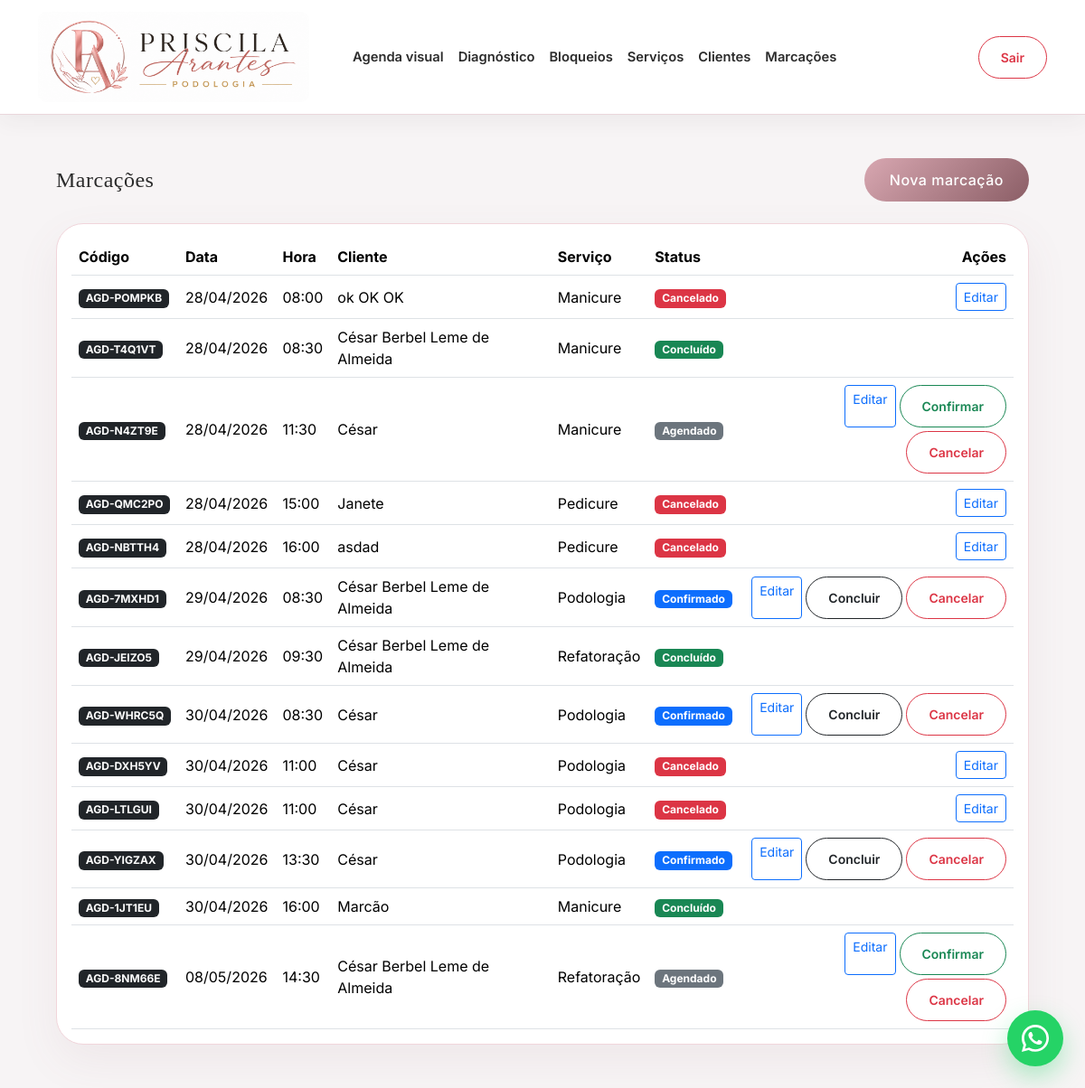
Before: /marcacoes/ (signed in) with the older database file.
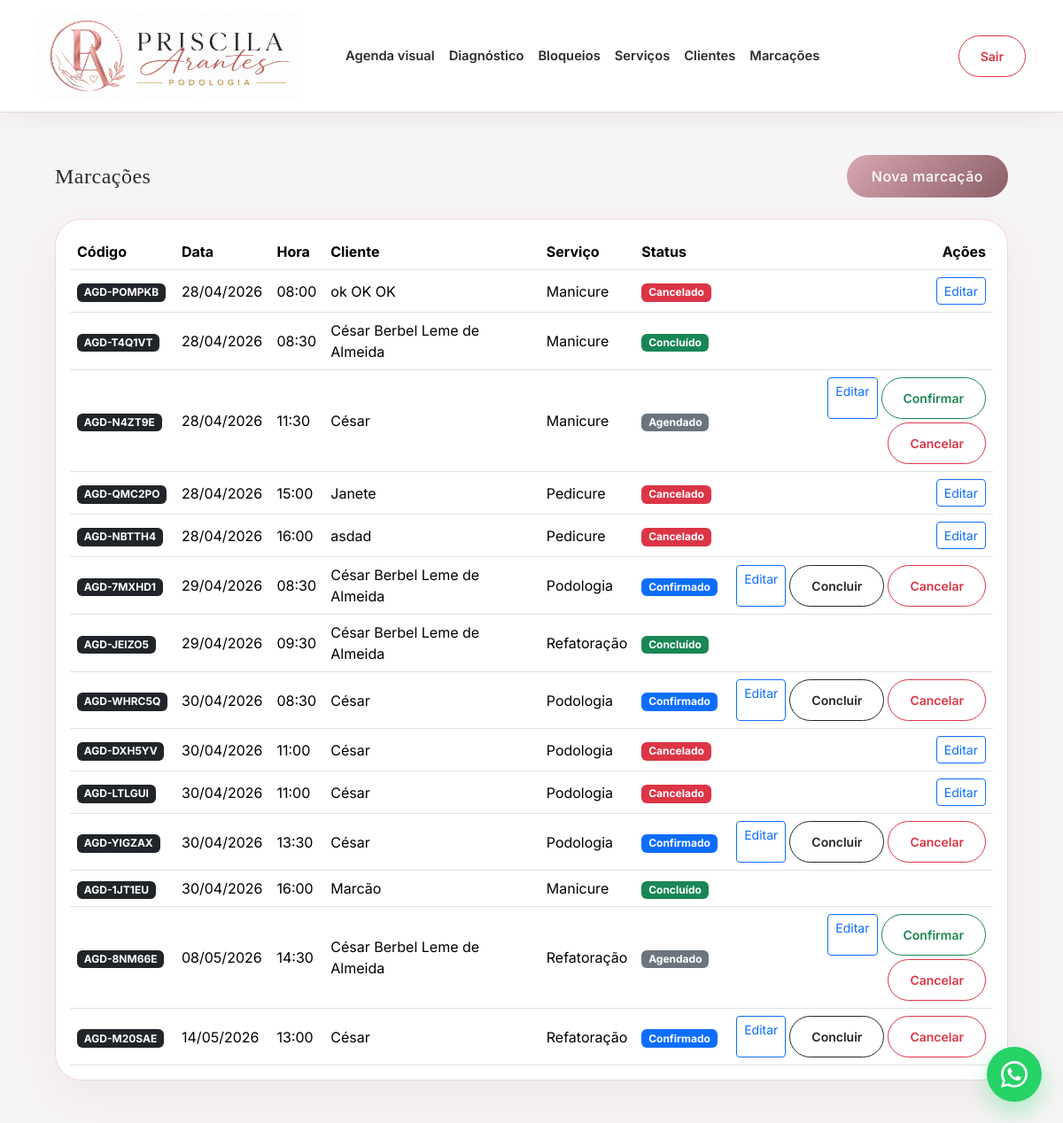
After: the same page with the newer database file.
### appointments/models.py (models this page shows, shortened)
class Appointment(models.Model):
    STATUS_SCHEDULED = "scheduled"
    STATUS_CONFIRMED = "confirmed"
    STATUS_CANCELLED = "cancelled"
    STATUS_COMPLETED = "completed"
    STATUS_CHOICES = [
        (STATUS_SCHEDULED, "Agendado"),
        (STATUS_CONFIRMED, "Confirmado"),
        (STATUS_CANCELLED, "Cancelado"),
        (STATUS_COMPLETED, "Concluído"),
    ]
    reference_code = models.CharField(
        max_length=20,
        unique=True,
        blank=True,
        editable=False,
    )
    customer = models.ForeignKey(
        Customer,
        on_delete=models.PROTECT,
        related_name="appointments",
    )
    service = models.ForeignKey(
        Service,
        on_delete=models.PROTECT,
        related_name="appointments",
    )
    created_by = models.ForeignKey(
        settings.AUTH_USER_MODEL,
        on_delete=models.PROTECT,
        related_name="created_appointments",
    )
    date = models.DateField()
    start_time = models.TimeField()
    status = models.CharField(
        max_length=20,
        choices=STATUS_CHOICES,
        default=STATUS_SCHEDULED,
    )
    notes = models.TextField(blank=True)
    created_at = models.DateTimeField(auto_now_add=True)
    updated_at = models.DateTimeField(auto_now=True)
    class Meta:
        ordering = ["date", "start_time"]

class Customer(models.Model):
    full_name = models.CharField(max_length=255)
    email = models.EmailField(blank=True)
    phone = models.CharField(max_length=30)
    user = models.OneToOneField(
        settings.AUTH_USER_MODEL,
        on_delete=models.SET_NULL,
        null=True,
        blank=True,
        related_name="customer_profile",
    )
    created_at = models.DateTimeField(auto_now_add=True)
    updated_at = models.DateTimeField(auto_now=True)
    class Meta:
        ordering = ["full_name"]

class Service(models.Model):
    name = models.CharField(max_length=120)
    description = models.TextField(blank=True)
    duration_minutes = models.PositiveIntegerField(default=60)
    price = models.DecimalField(max_digits=10, decimal_places=2)
    is_active = models.BooleanField(default=True)
    created_at = models.DateTimeField(auto_now_add=True)
    updated_at = models.DateTimeField(auto_now=True)
    class Meta:
        ordering = ["name"]

### appointments/views/appointments.py (the view)
# urls.py: path("marcacoes/", AppointmentListView.as_view(), name="appointment_list"),
class AppointmentListView(SuperuserRequiredMixin, ListView):
    model = Appointment
    template_name = "appointments/appointment_list.html"
    context_object_name = "appointments"
    def get_queryset(self):
        return Appointment.objects.select_related(
            "customer",
            "service",
            "created_by",
        ).order_by(
            "date",
            "start_time",
        )

### appointments/mixins.py (called while the page is built)
    def test_func(self):
        return self.request.user.is_authenticated and self.request.user.is_superuser

### templates/appointments/appointment_list.html (shortened to what the changed rows need)
{% extends "base.html" %}
{% block content %}
<div class="d-flex justify-content-between align-items-center mb-4">
    <h1 class="h4 mb-0">Marcações</h1>
</div>
<div class="card shadow-sm border-0">
    <div class="card-body">
        {% if appointments %}
            <div class="table-responsive">
                <table class="table table-hover align-middle mb-0">
                    <thead>
                        <tr>
                            <th>Código</th>
                            <th>Data</th>
                            <th>Hora</th>
                            <th>Cliente</th>
                            <th>Serviço</th>
                            <th>Status</th>
                            <th class="text-end">Ações</th>
                        </tr>
                    </thead>
                    <tbody>
                        {% for appointment in appointments %}
                            <tr>
                                <td>
                                    <span class="badge bg-dark">
                                        {{ appointment.reference_code }}
                                    </span>
                                </td>
                                <td>{{ appointment.date|date:"d/m/Y" }}</td>
                                <td>{{ appointment.start_time|time:"H:i" }}</td>
                                <td>{{ appointment.customer.full_name }}</td>
                                <td>{{ appointment.service.name }}</td>
                                <td>
                                    {% if appointment.status == "cancelled" %}
                                        <span class="badge bg-danger">
                                            {{ appointment.get_status_display }}
                                        </span>
                                    {% elif appointment.status == "completed" %}
                                        <span class="badge bg-success">
                                            {{ appointment.get_status_display }}
                                        </span>
                                    {% elif appointment.status == "confirmed" %}
                                        <span class="badge bg-primary">
                                            {{ appointment.get_status_display }}
                                        </span>
                                    {% else %}
                                        <span class="badge bg-secondary">
                                            {{ appointment.get_status_display }}
                                        </span>
                                    {% endif %}
                                </td>
                                <td class="text-end">
                                    <div class="d-inline-flex flex-wrap justify-content-end gap-1">
                                       {% if appointment.status != "completed" %}
                                            <a
                                                href="{% url 'appointments:appointment_update' appointment.pk %}"
                                                class="btn btn-outline-primary btn-sm"
                                            >
                                                Editar
                                            </a>
                                        {% endif %}
                                        {% if appointment.status == "scheduled" %}
                                            <form
                                                method="post"
                                                action="{% url 'appointments:appointment_confirm' appointment.pk %}"
                                                class="d-inline"
                                            >
                                                <button type="submit" class="btn btn-outline-success btn-sm">
                                                    Confirmar
                                                </button>
                                            </form>
                                        {% endif %}
                                        {% if appointment.status == "confirmed" %}
                                            <form
                                                method="post"
                                                action="{% url 'appointments:appointment_complete' appointment.pk %}"
                                                class="d-inline"
                                            >
                                                <button type="submit" class="btn btn-outline-dark btn-sm">
                                                    Concluir
                                                </button>
                                            </form>
                                        {% endif %}
                                        {% if appointment.status != "cancelled" and appointment.status != "completed" %}
                                            <form
                                                method="post"
                                                action="{% url 'appointments:appointment_cancel' appointment.pk %}"
                                                class="d-inline"
                                            >
                                                <button
                                                    type="submit"
                                                    class="btn btn-outline-danger btn-sm"
                                                    onclick="return confirm('Tem certeza que deseja cancelar esta marcação?');"
                                                >
                                                    Cancelar
                                                </button>
                                            </form>
                                        {% endif %}
                                    </div>
                                </td>
                            </tr>
                        {% endfor %}
                    </tbody>
                </table>
            </div>
        {% else %}
            <p class="mb-0">
                Nenhuma marcação cadastrada.
            </p>
        {% endif %}
    </div>
</div>
{% endblock %}

Changed rows visible on the page:
added Appointment: reference_code "AGD-M20SAE", date "14/05/2026", start_time "13:00", customer.full_name "César", service.name "Refatoração", status "Confirmado", shows "Editar", shows "Concluir", shows "Cancelar"
